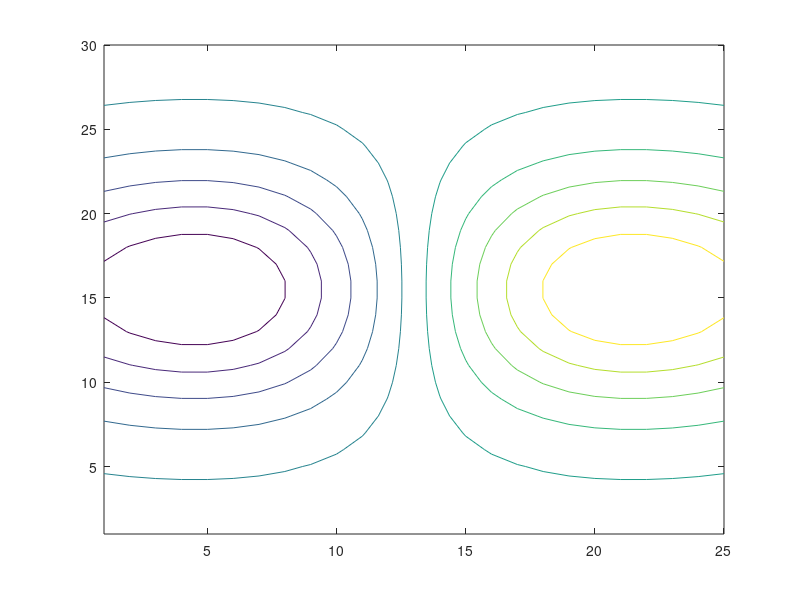

Here is the MATLAB script that generated this plot:
% Regression test function (black blox) for FreeMat v4.0
% This function is autogenerated by helpgen.
function bbtest_success = bbtest_contour
  bbtest_success = 1;
NumErrors = 0;
try
  [x,y] = meshgrid(linspace(-1,1,25),linspace(-2,2,30));

catch
  NumErrors = NumErrors + 1;
end
try
  z = x.*exp(-x.^2-y.^2);

catch
  NumErrors = NumErrors + 1;
end
try
  contour(z)

catch
  NumErrors = NumErrors + 1;
end
try
  mprint contour1

catch
  NumErrors = NumErrors + 1;
end
if (NumErrors ~= 0) bbtest_success = 0; return; end
NumErrors = 0;
try
  contour(x,y,z)

catch
  NumErrors = NumErrors + 1;
end
try
  mprint contour2

catch
  NumErrors = NumErrors + 1;
end
if (NumErrors ~= 0) bbtest_success = 0; return; end
NumErrors = 0;
try
  contour(x,y,z,[-.4,0.,3])

catch
  NumErrors = NumErrors + 1;
end
try
  mprint contour3

catch
  NumErrors = NumErrors + 1;
end
if (NumErrors ~= 0) bbtest_success = 0; return; end
NumErrors = 0;
try
  contour(x,y,z,'b-')

catch
  NumErrors = NumErrors + 1;
end
try
  mprint contour4

catch
  NumErrors = NumErrors + 1;
end
if (NumErrors ~= 0) bbtest_success = 0; return; end
